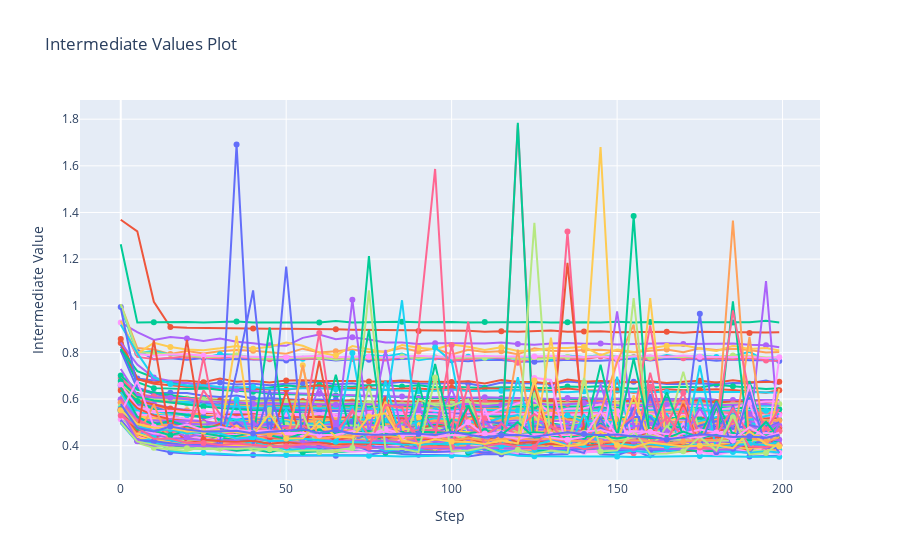

The cell this chart's notebook holds for it:
### Code cell
fig = optuna.visualization.plot_intermediate_values(study_vis)
fig.show()
